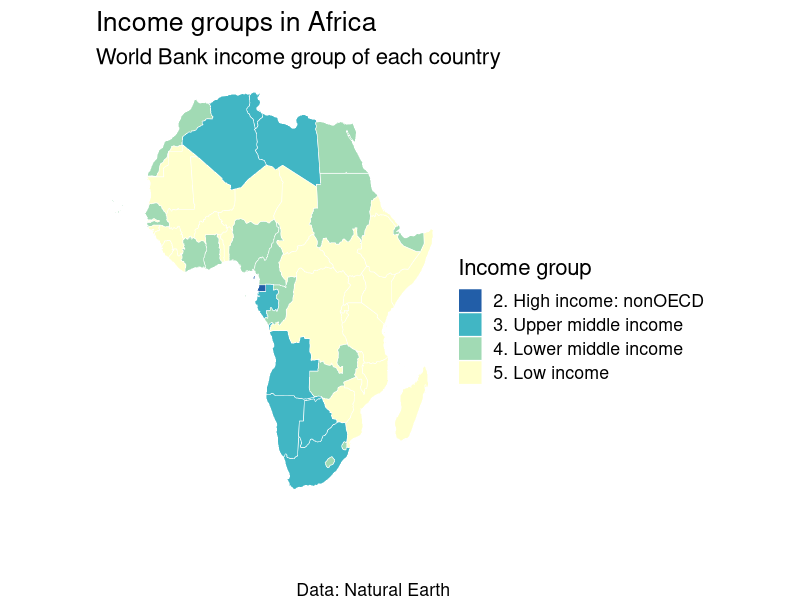

Reproduce this figure in R.
# Draws images/week5-thu/target-africa.png, the 'make this map' exercise
# in slides/week5-thu.qmd. The code below is also the answer. Run from the book root.
library(dplyr)
library(ggplot2)
library(sf)
library(rnaturalearth)

worldmap <- ne_countries(scale = 'medium', returnclass = 'sf') |>
  filter(continent != 'Antarctica')

africa <- worldmap |>
  filter(continent == 'Africa')

p <- ggplot() +
  geom_sf(data = africa, aes(fill = income_grp), colour = 'white', linewidth = 0.2) +
  scale_fill_brewer(palette = 'YlGnBu', direction = -1) +
  coord_sf(crs = '+proj=eqearth') +
  labs(title = 'Income groups in Africa',
       subtitle = 'World Bank income group of each country',
       fill = 'Income group',
       caption = 'Data: Natural Earth') +
  theme_void(base_size = 16)

ggsave('images/week5-thu/target-africa.png', p, width = 8, height = 6.5, dpi = 150, bg = 'white')
